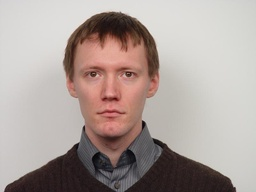
#> input picture Practica/IMM-Frontal Face DB SMALL/01_01.jpg, 256 x 192 px, shrunk from 800 x 600 before the run
$ python main.py   (Python 2 division)
#> lines starting #> are read from the running program, lines starting #| are printed output that depends on the picture; after the words box and inside, x2 and y2 are one past the last pixel; in counts of white or black regions, pixels touching at a corner belong together
#> in Identification_face_region, OriginImg is the input picture: shape (192, 256, 3); mean B, G, R 155.2, 160, 172.3
import matplotlib.pyplot as plt
from PIL import Image
import numpy as np
import math
import cv2

kernel = np.ones((3,3),np.uint8)

#morfologia: dilatacion erocion opening close con mascara (+, diamante , cuadrado )
# [9 lines left out: function cuadradoMask, not called in this run]

def diamanteMask(n):#numero impar
    cuadrado = np.zeros((n,n),np.uint8)
    for i in range(0,n):
        q=int(n/2)
        if i<=q:
            for j in range(q-i,q+i+1):
                cuadrado[i][j]=255
            #cuadrado[i][q+i]=255
        else:
            for x in range(i-q,n-(i-q)):
                cuadrado[i][x]=255
        #cuadrado[0][q]=255
        #cuadrado[n-1][q]=255

    print (cuadrado)
    return cuadrado

# [12 lines left out: function cruzMasks, not called in this run]

def binaryimg(img):
    rows,cols=img.shape
    Umbral=120
    new_img=np.zeros_like(img, np.uint8)
    for i in range(0,rows):
        for j in range(0,cols):
            if img[i][j]>Umbral:#255/2:
                new_img[i][j]=255
            else:
                new_img[i][j]=0
    return new_img
def erosion(img,M,x,y):
    Ah = np.size(img, 0)
    Aw = np.size(img, 1)
    NI = np.zeros_like(img, np.uint8)
    A = np.asarray( img )
    Mh=len(M)
    Mw=len(M[0])

    for i in range (0,Ah):
        for j in range(0,Aw):
            #if i + Mh-1<Ah and j+Mw-1<Aw:
            if i+x<Ah and j+y<Aw:
                contA=0
                contM=0
                for k in range(0,Mh):
                    for l in range(0,Mw):
                        if M[k][l]==255:
                            contM+=1
                            if i+k<Ah and j+l<Aw:
                                if A[i+k][j+l]==255:
                                    contA+=1
                if contA==contM:
                    #if NI[i+k][j+l]!=255:
                    #if NI[i+x][j+y]!=255:
                    NI[i+x][j+y]=255

    img1 = Image.fromarray(NI)
    #img1.save('erosion.png')
    #img1.show()
    #print (NI)
    return img1
    """rows,cols=binImg.shape
    rowsKernel=len(kernelp)
    colsKernel=len(kernelp[0])
    img_dilatasion= np.zeros((rows,cols))
    posx=x;
    posy=y;
    for x in range (0,rows-rowsKernel):
        for y in range(0,cols-colsKernel):
            if binImg[x+posx][y+posy]==255:
                for k in range (0,rowsKernel):
                    for l in range (0,colsKernel):
                        if kernelp[k][l]==255:
                            if img_dilatasion[x+k][y+l]!=255:
                                img_dilatasion[x+k][y+l]=255

    cv2.imshow('dilatacion mio ', img_dilatasion)
    cv2.waitKey(0)"""
    """dilatasion = cv2.dilate(binImg,kernel,iterations = 1)
    cv2.imshow('dilatacion', dilatasion)
    cv2.waitKey(0)"""
    #return img_dilatasion
def dilatasion(img,M,x,y):
    Ah = np.size(img, 0)
    Aw = np.size(img, 1)
    NI = img.copy()#np.zeros_like(img, np.uint8)
    A = np.asarray( img )
    Mh=len(M)
    Mw=len(M[0])
    for i in range (0,Ah):
        for j in range(0,Aw):
            #if i + Mh-1<Ah and j+Mw-1<Aw:
            if i+x<Ah and j+y<Aw:
                if A[i+x][j+y]==255:
                    for k in range(0,Mh):
                        for l in range(0,Mw):
                            if M[k][l]==255:
                                if i+k<Ah and j+l<Aw:
                                    if NI[i+k][j+l]!=255:
                                        NI[i+k][j+l]=255
    #img1 = Image.fromarray(NI)
    #img1.save('dilatasion.png')
    dilatasion = cv2.dilate(img,kernel,iterations = 1)
    #cv2.imshow('dilatacion', dilatasion)
    #cv2.waitKey(0)
    return dilatasion
# [9 lines left out: function opening, not called in this run]
def closing(binImg,kerneln,x,y):
    new_img=dilatasion(binImg,kerneln,x,y)
    resulIMG=erosion(new_img,kerneln,x,y)
    #resulIMG.show()
    #resulIMG.save('closing.png')
    #opening = cv2.morphologyEx(binImg, cv2.MORPH_OPEN, kernel)
    closing = cv2.morphologyEx(binImg, cv2.MORPH_CLOSE, kerneln)
    #cv2.imshow('Closing', closing)
    #cv2.waitKey(0)
    return closing
def Sobel(img):
    rows,cols=img.shape
#> rows = 192; cols = 256
    new_image = img.copy()
    Gx_img=img.copy()
    Gy_img=img.copy()

    for i in range(1, rows-1):
        for j in range(1, cols-1):
            x=(-1*int(img[i-1][j-1]) + 0*int(img[i-1][j]) +  1*int(img[i-1][j+1]) +
                          -2*int(img[i][j-1])   + 0*int(img[i][j])   +  2*int(img[i][j+1]) +
                          -1*int(img[i+1][j+1]) + 0*int(img[i+1][j]) +  1* int(img[i+1][j+1]))
            if x < 0 :
                Gx_img[i][j] = 0
            elif x > 255 :
                 Gx_img[i][j] = 255
            else:
                Gx_img[i][j] = x
            y=(-1*int(img[i-1][j-1]) + -2*int(img[i-1][j]) + -1*int(img[i-1][j+1]) +
                           0*int(img[i][j-1])   + 0*int(img[i][j])   +  0*int(img[i][j+1]) +
                           1*int(img[i+1][j+1]) + 2*int(img[i+1][j]) +  1* int(img[i+1][j+1]))
            if y < 0 :
                Gy_img[i][j] = 0
            elif y > 255 :
                 Gy_img[i][j] = 255
            else:
                Gy_img[i][j] = y
    # cv2.imshow('SobelGX', Gx_img)
    # cv2.waitKey()
    # cv2.imshow('SobelGY', Gy_img)
    for i in range(0, rows-1):
        for j in range(0, cols-1):
            sum = int(Gx_img[i][j]) + int(Gy_img[i][j])
            if sum < 0 :
                new_image[i][j] = 0
            elif sum > 255 :
                 new_image[i][j] = 255
            else:
                new_image[i][j] = sum
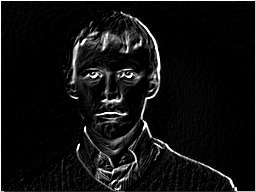
#> new_image: shape (192, 256); min 0, max 255, mean 17.4

    return new_image
# [27 lines left out: function equalization, not called in this run]
#Proceso paper
def Identification_face_region(imgGrayscale,path):
    OriginImg = cv2.imread(path)
    #new_img =equalization(imgGrayscale)
    new_img=Sobel(imgGrayscale)
    new_img=binaryimg(new_img)
#> after the loop in binaryimg, `for i in range(0,rows):`:
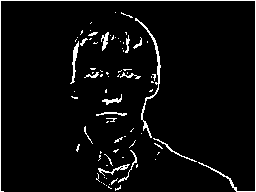
#> new_img: shape (192, 256); 4.6% white in thin lines or dots
    # [5 lines of commented-out code are left out]
    new_img=dilatasion(new_img,kernel,0,0)
#> in dilatasion, `Ah = np.size(img, 0)`: Ah = 192
#> in dilatasion, `Aw = np.size(img, 1)`: Aw = 256
#> in dilatasion, `dilatasion = cv2.dilate(img,kernel,iterations = 1)`: dilatasion: shape (192, 256); 11.1% white; 26 white regions (6 under 20 px), largest, box (x1, y1, x2, y2) and area: (0, 0, 256, 192) 2635, (95, 139, 139, 192) 780, (69, 29, 99, 85) 425
    col,row=new_img.shape
#> col = 192; row = 256
    print("row:"+str(row)+"col:"+str(col))
#| row:256col:192
    #cv2.imshow('dilatation',new_img)
    #cv2.waitKey()
    rowF=row/2
#> rowF = 128
    colF=0
    for i in range(5,row/2):
        for j in range(5,col-10):
            if new_img[i][j]==255 and i<rowF:
                colF=j
                rowF=i;
#> after the loop, colF = 114; rowF = 11
    rowS=0
    colS=col/2
#> colS = 96
    for i in range(5,row/2):
        for j in range(5,col/2):
            if new_img[i][j]==255 and j<colS:
                colS=j
                rowS=i;
#> after the loop, colS = 69; rowS = 82
    h=abs(rowS-rowF)
#> h = 71
    w=abs(colS-colF)
#> w = 45
    #img_rsz=np.zeros((h,))
    img=new_img.copy()
    img_rsz=np.zeros((2*h,2*w))
    CutImg=np.zeros((2*h,2*w,3))
    #img_rsz = cv2.resize(new_img,(int(h),int(w)))
    x=0
    y=0
    #import pudb
    #pudb.set_trace()
    for i in range(rowF,rowF+2*h):
        for j in range(colS,colS+2*w):
            img_rsz[x][y]=img[i][j]
            y=y+1
        x=x+1
        y=0
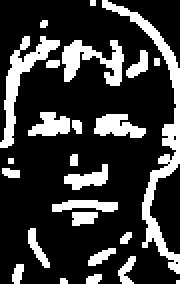
#> img_rsz: shape (142, 90) float64 (shown 2 times larger); 22.5% white; 25 white regions (6 under 20 px), largest, box (x1, y1, x2, y2) and area: (51, 0, 90, 137) 802, (0, 18, 30, 74) 425, (31, 20, 62, 43) 345
#> after the loop, x = 142
    cropped = OriginImg[rowF:rowF+2*h, colS:colS+2*w]
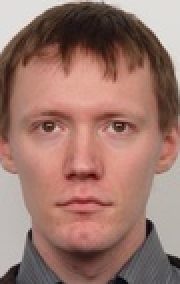
#> cropped: shape (142, 90, 3) (shown 2 times larger); mean B, G, R 109, 119.1, 156.4
    #cv2.imshow("cropped", cropped)
    #cv2.waitKey(0)
    cv2.imshow('recortado',img_rsz)
    cv2.waitKey()
    ListImg=[cropped,img_rsz]
    return ListImg
def Extraction_eyes(new_img):
    kerneln=diamanteMask(5)
    img=closing(new_img,kerneln,2,2)
    img=erosion(img,kerneln,2,2)
    #img=opening(img,kernel,0,0)
    img=erosion(img,kerneln,2,2)
    # [5 lines of commented-out code are left out]
    img.show()
    #cv2.imshow('erotion', img)
    #cv2.waitKey(0)


if __name__=='__main__':
    path = "../IMM-Frontal Face DB SMALL/01_01.jpg"
    img = cv2.imread(path, cv2.IMREAD_GRAYSCALE) #Preprocessing
    #img = cv2.imread('../IMM-Frontal Face DB SMALL/01_01.jpg')
    #cv2.imshow('Img Origin', img)
    #cv2.waitKey(0)

    new_img=Identification_face_region(img,path)
#> new_img = 2 items
    Extraction_eyes(new_img[1])
#> call 2 of dilatasion, with M = array of shape (5, 5), x = 2, y = 2
#> in dilatasion (call 2), `Ah = np.size(img, 0)`: Ah = 142
#> in dilatasion (call 2), `Aw = np.size(img, 1)`: Aw = 90
#> after the loop in dilatasion (call 2), `for i in range (0,Ah):`:
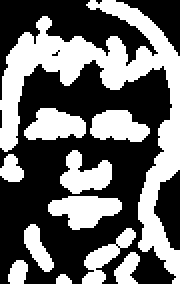
#> NI: shape (142, 90) float64 (shown 2 times larger); 41.7% white; 11 white regions, largest, box (x1, y1, x2, y2) and area: (0, 0, 90, 142) 3043, (24, 98, 61, 115) 414, (12, 54, 43, 70) 356
#> in dilatasion (call 2), `dilatasion = cv2.dilate(img,kernel,iterations = 1)`:
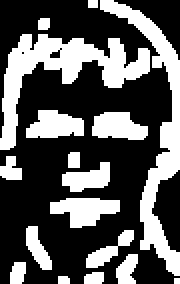
#> dilatasion: shape (142, 90) float64 (shown 2 times larger); 35.5% white; 17 white regions (1 under 20 px), largest, box (x1, y1, x2, y2) and area: (0, 17, 75, 75) 1346, (50, 0, 90, 138) 1233, (25, 99, 60, 114) 342
#> in erosion, `Ah = np.size(img, 0)`: Ah = 142
#> in erosion, `Aw = np.size(img, 1)`: Aw = 90
#> after the loop in erosion, `for i in range (0,Ah):`: NI: shape (142, 90); 16.1% white; 17 white regions (6 under 20 px), largest, box (x1, y1, x2, y2) and area: (2, 19, 73, 73) 685, (72, 61, 88, 136) 338, (52, 2, 88, 45) 209
#> in closing, `closing = cv2.morphologyEx(binImg, cv2.MORPH_CLOSE, kerneln)`: closing: shape (142, 90) float64; 25% white; 16 white regions (3 under 20 px), largest, box (x1, y1, x2, y2) and area: (0, 0, 90, 138) 1922, (26, 100, 59, 113) 250, (14, 56, 41, 68) 218
#> after the loop in erosion (call 2), `for i in range (0,Ah):`: NI: shape (142, 90); 8.9% white; 31 white regions (20 under 20 px), largest, box (x1, y1, x2, y2) and area: (2, 20, 28, 55) 193, (77, 61, 88, 90) 126, (30, 22, 46, 39) 118
#> call 3 of erosion, with M = array of shape (5, 5), x = 2, y = 2
#> after the loop in erosion (call 3), `for i in range (0,Ah):`:
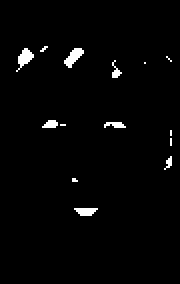
#> NI: shape (142, 90) (shown 2 times larger); 1.9% white; 14 white regions (8 under 20 px), largest, box (x1, y1, x2, y2) and area: (32, 24, 42, 34) 51, (8, 24, 17, 36) 49, (37, 104, 49, 108) 36, (21, 60, 29, 64) 24, (52, 61, 63, 64) 24, (56, 30, 61, 39) 20


    # [11 lines of commented-out code are left out]
